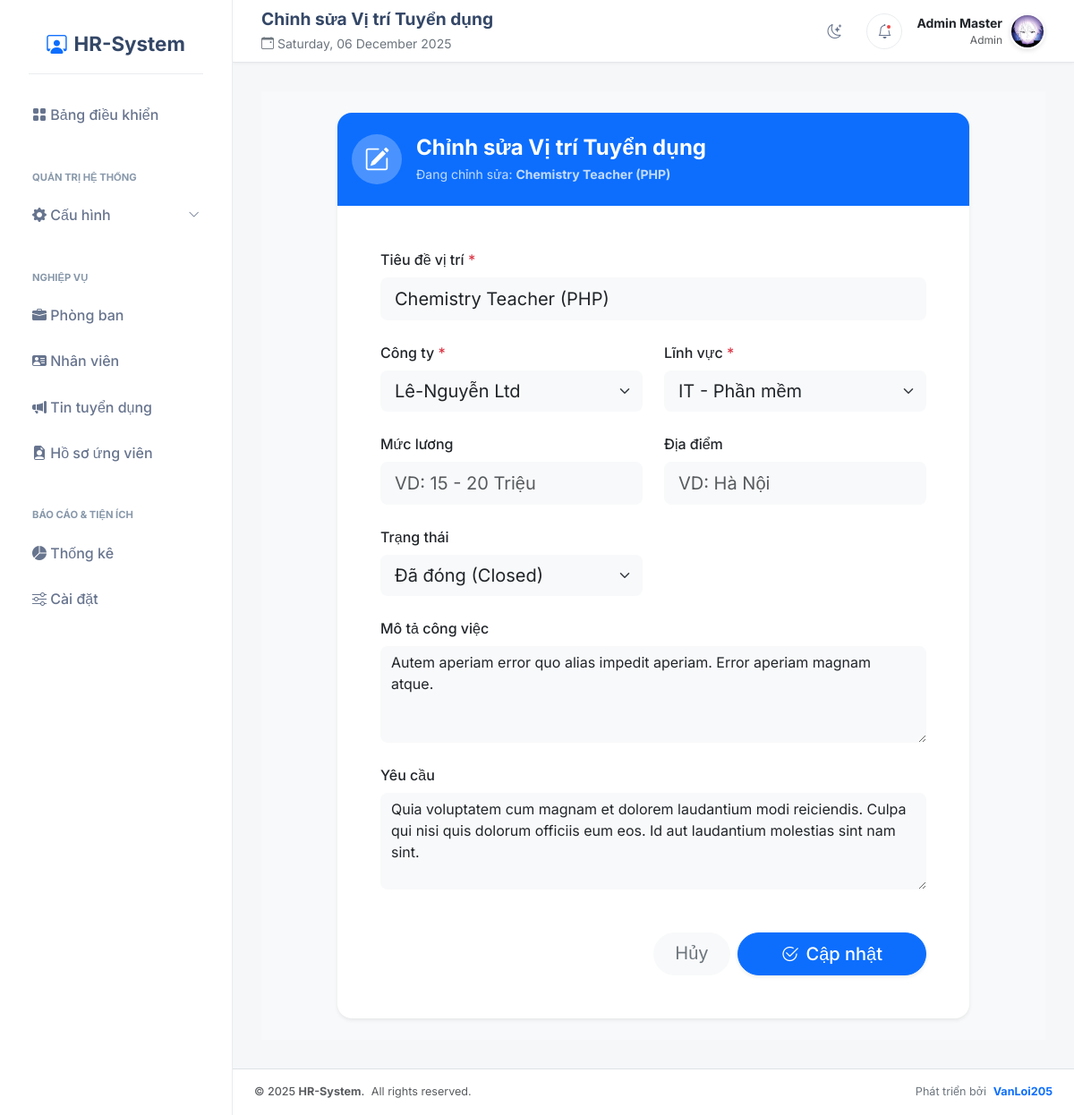
The page /public/positions/edit?id=188 (signed in) on the database its author committed.
### tables this page shows
CREATE TABLE `positions` (
  `id` int unsigned NOT NULL AUTO_INCREMENT,
  `recruiter_id` int unsigned NOT NULL,
  `field_id` int unsigned NOT NULL,
  `salary_range` varchar(100) DEFAULT NULL,
  `location` varchar(255) DEFAULT NULL,
  `created_by_user_id` int unsigned DEFAULT NULL,
  `title` varchar(255) NOT NULL,
  `description` text NOT NULL,
  `requirements` text NOT NULL,
  `status` enum('open','closed') NOT NULL DEFAULT 'open',
  `created_at` timestamp NOT NULL DEFAULT CURRENT_TIMESTAMP,
  PRIMARY KEY (`id`),
  KEY `fk_positions_recruiter_id` (`recruiter_id`),
  KEY `fk_positions_field_id` (`field_id`),
  KEY `fk_positions_user_id` (`created_by_user_id`),
  CONSTRAINT `fk_positions_field_id` FOREIGN KEY (`field_id`) REFERENCES `fields` (`id`) ON DELETE RESTRICT ON UPDATE CASCADE,
  CONSTRAINT `fk_positions_recruiter_id` FOREIGN KEY (`recruiter_id`) REFERENCES `recruiters` (`id`) ON DELETE RESTRICT ON UPDATE CASCADE,
  CONSTRAINT `fk_positions_user_id` FOREIGN KEY (`created_by_user_id`) REFERENCES `users` (`id`) ON DELETE SET NULL ON UPDATE CASCADE
);

CREATE TABLE `recruiters` (
  `id` int unsigned NOT NULL AUTO_INCREMENT,
  `company_name` varchar(255) NOT NULL,
  `contact_person` varchar(100) DEFAULT NULL,
  `email` varchar(100) DEFAULT NULL,
  `phone` varchar(20) DEFAULT NULL,
  `address` text,
  `created_at` timestamp NOT NULL DEFAULT CURRENT_TIMESTAMP,
  `status` tinyint DEFAULT '1',
  PRIMARY KEY (`id`)
);

CREATE TABLE `fields` (
  `id` int unsigned NOT NULL AUTO_INCREMENT,
  `field_name` varchar(100) NOT NULL,
  `description` text,
  `created_at` timestamp NOT NULL DEFAULT CURRENT_TIMESTAMP,
  PRIMARY KEY (`id`),
  UNIQUE KEY `field_name_unique` (`field_name`)
);

### views/positions/edit.view.php (the view, shortened to what the rows shown need)
<div class="container-fluid py-4 bg-light">
    <div class="row justify-content-center">
        <div class="col-lg-10">
            <div class="card border-0 shadow-sm rounded-4 overflow-hidden position-card">
                <div class="card-header border-0 py-4 bg-primary text-white">
                    <div class="d-flex align-items-center">
                        <div class="icon-box bg-white bg-opacity-25 rounded-circle p-3 me-3 d-flex align-items-center justify-content-center" style="width: 56px; height: 56px;">
                            <i class="bi bi-pencil-square fs-3"></i>
                        </div>
                        <div class="flex-grow-1">
                            <h4 class="mb-1 fw-bold"><?php echo e($title); ?></h4>
                            <p class="mb-0 opacity-75 small">Đang chỉnh sửa: <strong><?php echo e($position['title']); ?></strong></p>
                        </div>
                    </div>
                </div>
                <div class="card-body p-4 p-md-5">
                    <form method="POST" action="<?php echo BASE_URL; ?>/positions/update" class="needs-validation" novalidate>
                        <div class="row g-4">
                            <div class="col-12">
                                <label class="form-label fw-medium">Tiêu đề vị trí <span class="text-danger">*</span></label>
                                <input type="text" name="title" class="form-control form-control-lg bg-light border-0"
                                       value="<?php echo e($position['title']); ?>" required>
                            </div>
                            <div class="col-md-6">
                                <label class="form-label fw-medium">Công ty <span class="text-danger">*</span></label>
                                <select name="recruiter_id" class="form-select form-select-lg bg-light border-0 cursor-pointer" required>
                                    <?php foreach ($recruiters as $rec): ?>
                                        <option value="<?php echo $rec['id']; ?>" <?php echo $position['recruiter_id'] == $rec['id'] ? 'selected' : ''; ?>>
                                            <?php echo e($rec['company_name']); ?>
                                        </option>
                                    <?php endforeach; ?>
                                </select>
                            </div>
                            <div class="col-md-6">
                                <label class="form-label fw-medium">Lĩnh vực <span class="text-danger">*</span></label>
                                <select name="field_id" class="form-select form-select-lg bg-light border-0 cursor-pointer" required>
                                    <?php foreach ($fields as $field): ?>
                                        <option value="<?php echo $field['id']; ?>" <?php echo $position['field_id'] == $field['id'] ? 'selected' : ''; ?>>
                                            <?php echo e($field['field_name']); ?>
                                        </option>
                                    <?php endforeach; ?>
                                </select>
                            </div>
                            <div class="col-md-6">
                                <label class="form-label fw-medium">Mức lương</label>
                                <input type="text" name="salary_range" class="form-control form-control-lg bg-light border-0"
                                       value="<?php echo e($position['salary_range'] ?? ''); ?>" placeholder="VD: 15 - 20 Triệu">
                            </div>
                            <div class="col-md-6">
                                <label class="form-label fw-medium">Địa điểm</label>
                                <input type="text" name="location" class="form-control form-control-lg bg-light border-0"
                                       value="<?php echo e($position['location'] ?? ''); ?>" placeholder="VD: Hà Nội">
                            </div>
                            <div class="col-md-6">
                                <label class="form-label fw-medium">Trạng thái</label>
                                <select name="status" class="form-select form-select-lg bg-light border-0 cursor-pointer">
                                    <option value="closed" <?php echo $position['status'] === 'closed' ? 'selected' : ''; ?>>Đã đóng (Closed)</option>
                                </select>
                            </div>
                            <div class="col-12">
                                <label class="form-label fw-medium">Mô tả công việc</label>
                                <textarea name="description" rows="4" class="form-control bg-light border-0 rounded-3"><?php echo e($position['description']); ?></textarea>
                            </div>
                            <div class="col-12">
                                <label class="form-label fw-medium">Yêu cầu</label>
                                <textarea name="requirements" rows="4" class="form-control bg-light border-0 rounded-3"><?php echo e($position['requirements']); ?></textarea>
                            </div>
                        </div>
                        <div class="d-flex gap-2 justify-content-end mt-5">
                            <a href="<?php echo BASE_URL; ?>/positions" class="btn btn-light btn-lg px-4 rounded-pill border-0 text-secondary">Hủy</a>
                            <button type="submit" class="btn btn-primary btn-lg px-5 rounded-pill shadow-sm fw-medium">
                                <i class="bi bi-check2-circle me-2"></i>Cập nhật
                            </button>
                        </div>
                    </form>
                </div>
            </div>
        </div>
    </div>
</div>

### src/Core/Router.php (shortened to what the rows shown need)
<?php
class Router
{
    protected array $routes = [];
    public function add(string $method, string $uri, string $controller): void
    {
        $this->routes[] = [
            'method' => $method,
            'uri' => $uri,
            'controller' => $controller,
        ];
    }
    public function dispatch(string $uri, string $method): void
    {
        foreach ($this->routes as $route) {
            if ($route['uri'] === $uri && $route['method'] === strtoupper($method)) {
                list($controller, $action) = explode('@', $route['controller']);
                $controllerInstance = new $controllerClass();
                $controllerInstance->{$action}();
                return;
            }
        }
        throw new RouteNotFoundException("No route found for URI: $uri");
    }
}

### rows shown on the page
positions: title "Chemistry Teacher (PHP)", recruiter_id "Lê-Nguyễn Ltd", field_id "IT - Phần mềm", status "Đã đóng (Closed)", description "Autem aperiam error quo alias impedit aperiam. Error aperiam magnam atque.", requirements "Quia voluptatem cum magnam et dolorem laudantium modi reiciendis. Culpa qui nisi quis dolorum officiis eum eos. Id aut laudantium molestias sint nam sint."
